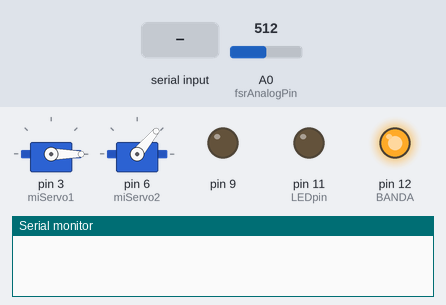
Bench run of a sketch on a simulated Arduino Uno, built with avr-gcc and run on an emulated ATmega328P. Shown: 2 × servo, output pins drawn as LEDs (lit = HIGH), the last lines printed to the serial monitor. The inputs (shaded band) are chosen by the test bench; at power-on: A0 (fsrAnalogPin) = 512.

Above: at 1.2 s.
1.3 s: "1" received over Serial
At 2.79 s:
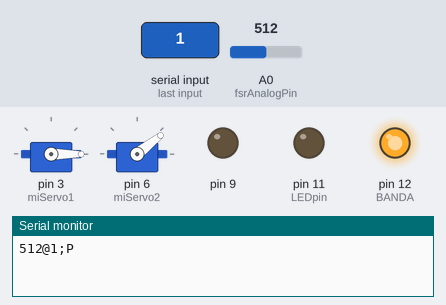
At 4.6 s:
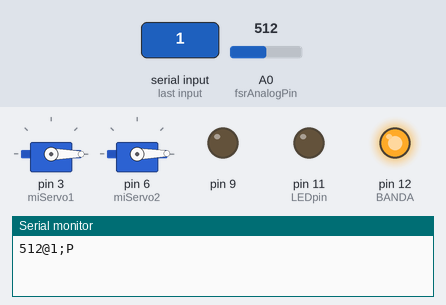
Timing chart, 0 to 10.3 s (numbered marks = the images above; inputs shaded):
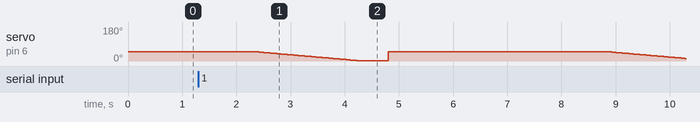

The sketch:

IEFSR.ino
```cpp
#include <Servo.h>
long distancia;
long tiempo;

int option=0;
int fsrAnalogPin = 0; // FSR is connected to analog 0
int LEDpin = 11;      // connect Red LED to pin 11 (PWM pin)
int BANDA = 12;      // connect Red LED to pin 11 (PWM pin)

int fsrReading;      // the analog reading from the FSR resistor divider
int LEDbrightness;
Servo miServo1;
Servo miServo2;
int contador=0;
int tacho=0;
int centinela=2;

void setup(void)
{
  Serial.begin(9600);   // We'll send debugging information via the Serial monitor
  pinMode(LEDpin, OUTPUT);
  pinMode(BANDA, OUTPUT);
  digitalWrite(BANDA, HIGH);
  miServo1.attach(3);
  miServo2.attach(6);
  miServo1.write(0);
  miServo2.write(50);
  pinMode(9, OUTPUT); /*activación del pin 9 como salida: para el pulso ultrasónico*/
  pinMode(8, INPUT); /*activación del pin 8 como entrada: tiempo del rebote del ultrasonido*/
}

void loop(void)
{

  if (Serial.available()>0)
    {
      //leemos la opcion enviada
      option=Serial.read();
      if(option=='1')
      {
        centinela=1;
        option=0;

      }
      if(option=='2')
      {
        centinela=2;
        option=0;

      }
      if(option=='3')
      {
        miServo2.write(50);
        delay(500);
        option=0;

      }if(option=='4')
      {
        miServo2.write(0);
        delay(500);
        option=0;

      }
      if(option=='5')
      {
        miServo2.write(50);
        delay(1000);
        miServo2.write(0);
        delay(1000);
        miServo2.write(50);
        option=0;

      }

    }

if(centinela==1)
{
  fsrReading = analogRead(fsrAnalogPin);
  digitalWrite(BANDA, LOW);
  if(fsrReading<100)
  {

  }
  else
  {
    tacho = tacho +1;
    digitalWrite(BANDA, HIGH);
    Serial.print(fsrReading);
    Serial.print("@");
    Serial.print(tacho);
    Serial.println(";P");
    delay(1000);

    for(int i=50;i>0;i--)
    {
      miServo2.write(i);
      delay(40);
    }
    delay(500);
    miServo2.write(50);
    delay(3000);
  }

}
  if (centinela==2)
  {
    digitalWrite(BANDA, HIGH);
  }
}
```
